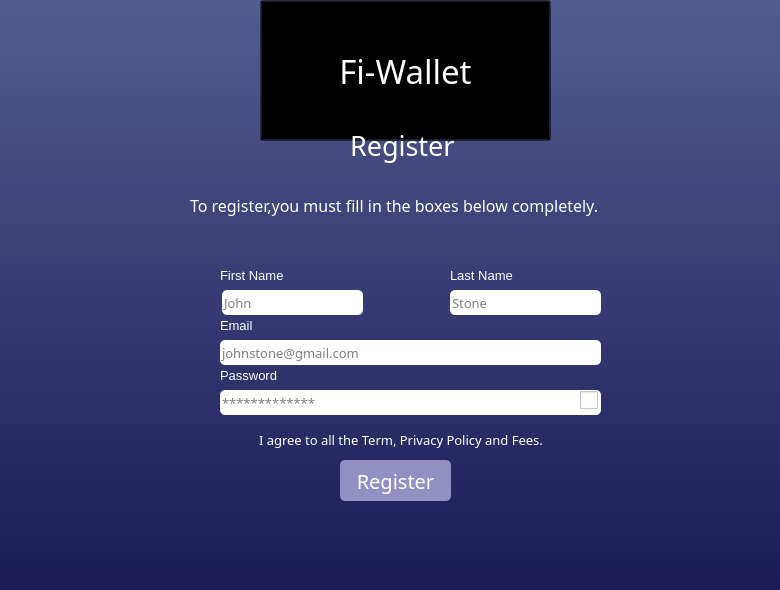
<?xml version="1.0" encoding="UTF-8"?>
<ui version="4.0">
 <class>anasayfa</class>
 <widget class="QMainWindow" name="anasayfa">
  <property name="geometry">
   <rect>
    <x>0</x>
    <y>0</y>
    <width>780</width>
    <height>590</height>
   </rect>
  </property>
  <property name="minimumSize">
   <size>
    <width>780</width>
    <height>590</height>
   </size>
  </property>
  <property name="maximumSize">
   <size>
    <width>780</width>
    <height>590</height>
   </size>
  </property>
  <property name="windowTitle">
   <string>MainWindow</string>
  </property>
  <widget class="QWidget" name="sayfa2">
   <widget class="QWidget" name="sayfa3" native="true">
    <property name="geometry">
     <rect>
      <x>0</x>
      <y>0</y>
      <width>780</width>
      <height>590</height>
     </rect>
    </property>
    <property name="minimumSize">
     <size>
      <width>780</width>
      <height>590</height>
     </size>
    </property>
    <property name="maximumSize">
     <size>
      <width>780</width>
      <height>590</height>
     </size>
    </property>
    <property name="font">
     <font>
      <pointsize>25</pointsize>
     </font>
    </property>
    <property name="styleSheet">
     <string notr="true">background-color: qlineargradient(spread:reflect, x1:1, y1:0, x2:1, y2:1, stop:0 rgba(83, 92, 145, 255), stop:1 rgba(27, 26, 85, 255));</string>
    </property>
    <widget class="QPushButton" name="pushButton">
     <property name="geometry">
      <rect>
       <x>260</x>
       <y>0</y>
       <width>291</width>
       <height>141</height>
      </rect>
     </property>
     <property name="font">
      <font>
       <family>Poppins</family>
       <pointsize>25</pointsize>
      </font>
     </property>
     <property name="styleSheet">
      <string notr="true">background-color:transparent;
color:rgb(255, 255, 255);</string>
     </property>
     <property name="text">
      <string>Fi-Wallet</string>
     </property>
     <property name="icon">
      <iconset resource="register.qrc">
       <normaloff>:/img/img/icon.drawio.svg</normaloff>:/img/img/icon.drawio.svg</iconset>
     </property>
     <property name="iconSize">
      <size>
       <width>150</width>
       <height>150</height>
      </size>
     </property>
    </widget>
    <widget class="QLabel" name="aciklama">
     <property name="geometry">
      <rect>
       <x>190</x>
       <y>150</y>
       <width>691</width>
       <height>111</height>
      </rect>
     </property>
     <property name="font">
      <font>
       <family>Poppins</family>
       <pointsize>12</pointsize>
      </font>
     </property>
     <property name="styleSheet">
      <string notr="true">background-color:transparent;
color:white;</string>
     </property>
     <property name="text">
      <string>To register,you must fill in the boxes below completely.</string>
     </property>
    </widget>
    <widget class="QLabel" name="registerbaslik">
     <property name="geometry">
      <rect>
       <x>350</x>
       <y>120</y>
       <width>111</width>
       <height>51</height>
      </rect>
     </property>
     <property name="font">
      <font>
       <family>Poppins</family>
       <pointsize>20</pointsize>
       <kerning>true</kerning>
      </font>
     </property>
     <property name="styleSheet">
      <string notr="true">background-color:transparent;
color:white;</string>
     </property>
     <property name="text">
      <string>Register</string>
     </property>
    </widget>
    <widget class="QLabel" name="firstname">
     <property name="geometry">
      <rect>
       <x>220</x>
       <y>260</y>
       <width>101</width>
       <height>31</height>
      </rect>
     </property>
     <property name="font">
      <font>
       <pointsize>10</pointsize>
      </font>
     </property>
     <property name="styleSheet">
      <string notr="true">background-color:transparent;
color:white;</string>
     </property>
     <property name="text">
      <string>First Name</string>
     </property>
    </widget>
    <widget class="QLabel" name="lastname">
     <property name="geometry">
      <rect>
       <x>450</x>
       <y>260</y>
       <width>91</width>
       <height>31</height>
      </rect>
     </property>
     <property name="font">
      <font>
       <pointsize>10</pointsize>
      </font>
     </property>
     <property name="styleSheet">
      <string notr="true">background-color:transparent;
color:white;</string>
     </property>
     <property name="text">
      <string>Last Name</string>
     </property>
    </widget>
    <widget class="QLabel" name="email">
     <property name="geometry">
      <rect>
       <x>220</x>
       <y>310</y>
       <width>101</width>
       <height>31</height>
      </rect>
     </property>
     <property name="font">
      <font>
       <pointsize>10</pointsize>
      </font>
     </property>
     <property name="styleSheet">
      <string notr="true">background-color:transparent;
color:white;</string>
     </property>
     <property name="text">
      <string>Email</string>
     </property>
    </widget>
    <widget class="QLabel" name="password">
     <property name="geometry">
      <rect>
       <x>220</x>
       <y>360</y>
       <width>101</width>
       <height>31</height>
      </rect>
     </property>
     <property name="font">
      <font>
       <pointsize>10</pointsize>
      </font>
     </property>
     <property name="styleSheet">
      <string notr="true">background-color:transparent;
color:white;</string>
     </property>
     <property name="text">
      <string>Password</string>
     </property>
    </widget>
    <widget class="QLineEdit" name="isim">
     <property name="geometry">
      <rect>
       <x>222</x>
       <y>290</y>
       <width>141</width>
       <height>25</height>
      </rect>
     </property>
     <property name="font">
      <font>
       <family>Poppins</family>
       <pointsize>10</pointsize>
      </font>
     </property>
     <property name="accessibleName">
      <string/>
     </property>
     <property name="styleSheet">
      <string notr="true">background-color:white;
border-radius:5px;</string>
     </property>
     <property name="placeholderText">
      <string>John</string>
     </property>
    </widget>
    <widget class="QLineEdit" name="soyadi">
     <property name="geometry">
      <rect>
       <x>450</x>
       <y>290</y>
       <width>151</width>
       <height>25</height>
      </rect>
     </property>
     <property name="font">
      <font>
       <family>Poppins</family>
       <pointsize>10</pointsize>
      </font>
     </property>
     <property name="accessibleName">
      <string/>
     </property>
     <property name="styleSheet">
      <string notr="true">background-color:white;
border-radius:5px;</string>
     </property>
     <property name="placeholderText">
      <string>Stone</string>
     </property>
    </widget>
    <widget class="QLineEdit" name="mail">
     <property name="geometry">
      <rect>
       <x>220</x>
       <y>340</y>
       <width>381</width>
       <height>25</height>
      </rect>
     </property>
     <property name="font">
      <font>
       <family>Poppins</family>
       <pointsize>10</pointsize>
      </font>
     </property>
     <property name="accessibleName">
      <string/>
     </property>
     <property name="styleSheet">
      <string notr="true">background-color:white;
border-radius:5px;</string>
     </property>
     <property name="text">
      <string/>
     </property>
     <property name="placeholderText">
      <string>johnstone@gmail.com</string>
     </property>
    </widget>
    <widget class="QCheckBox" name="onayla">
     <property name="geometry">
      <rect>
       <x>240</x>
       <y>430</y>
       <width>351</width>
       <height>20</height>
      </rect>
     </property>
     <property name="font">
      <font>
       <family>Poppins</family>
       <pointsize>10</pointsize>
      </font>
     </property>
     <property name="styleSheet">
      <string notr="true">background-color:transparent;
color:white;</string>
     </property>
     <property name="text">
      <string>I agree to all the Term, Privacy Policy and Fees.</string>
     </property>
    </widget>
    <widget class="QLineEdit" name="sifre">
     <property name="geometry">
      <rect>
       <x>220</x>
       <y>390</y>
       <width>381</width>
       <height>25</height>
      </rect>
     </property>
     <property name="font">
      <font>
       <family>Poppins</family>
       <pointsize>10</pointsize>
      </font>
     </property>
     <property name="accessibleName">
      <string/>
     </property>
     <property name="styleSheet">
      <string notr="true">background-color:white;
border-radius:5px;</string>
     </property>
     <property name="text">
      <string/>
     </property>
     <property name="echoMode">
      <enum>QLineEdit::Password</enum>
     </property>
     <property name="placeholderText">
      <string>*************</string>
     </property>
    </widget>
    <widget class="QPushButton" name="kayitbuton">
     <property name="geometry">
      <rect>
       <x>340</x>
       <y>460</y>
       <width>111</width>
       <height>41</height>
      </rect>
     </property>
     <property name="font">
      <font>
       <family>Poppins</family>
       <pointsize>15</pointsize>
       <underline>false</underline>
      </font>
     </property>
     <property name="styleSheet">
      <string notr="true">background-color:#9290C3;
color:white;
border-radius:5px;</string>
     </property>
     <property name="text">
      <string>Register</string>
     </property>
    </widget>
    <widget class="QCheckBox" name="sifregoster">
     <property name="geometry">
      <rect>
       <x>580</x>
       <y>390</y>
       <width>21</width>
       <height>20</height>
      </rect>
     </property>
     <property name="styleSheet">
      <string notr="true">QCheckBox{
    background-color:white;
    border-top-right-radius: 10px;
    border-bottom-right-radius: 10px;
    text-align: center;
}
QCheckBox::indicator{

    width:18px;
    height:18px;
}
QCheckBox::indicator:checked{
    
	image: url(:/img/img/eye-off (1).svg);
 
}
QCheckBox::indicator:unchecked{
	image: url(:/img/img/eye.svg);
    

}</string>
     </property>
     <property name="text">
      <string/>
     </property>
    </widget>
    <widget class="QLabel" name="error">
     <property name="geometry">
      <rect>
       <x>186</x>
       <y>219</y>
       <width>441</width>
       <height>41</height>
      </rect>
     </property>
     <property name="font">
      <font>
       <family>Poppins</family>
       <pointsize>10</pointsize>
      </font>
     </property>
     <property name="styleSheet">
      <string notr="true">background-color: transparent;
color: white;</string>
     </property>
     <property name="text">
      <string/>
     </property>
     <property name="alignment">
      <set>Qt::AlignCenter</set>
     </property>
    </widget>
   </widget>
  </widget>
 </widget>
 <resources>
  <include location="register.qrc"/>
 </resources>
 <connections/>
</ui>
